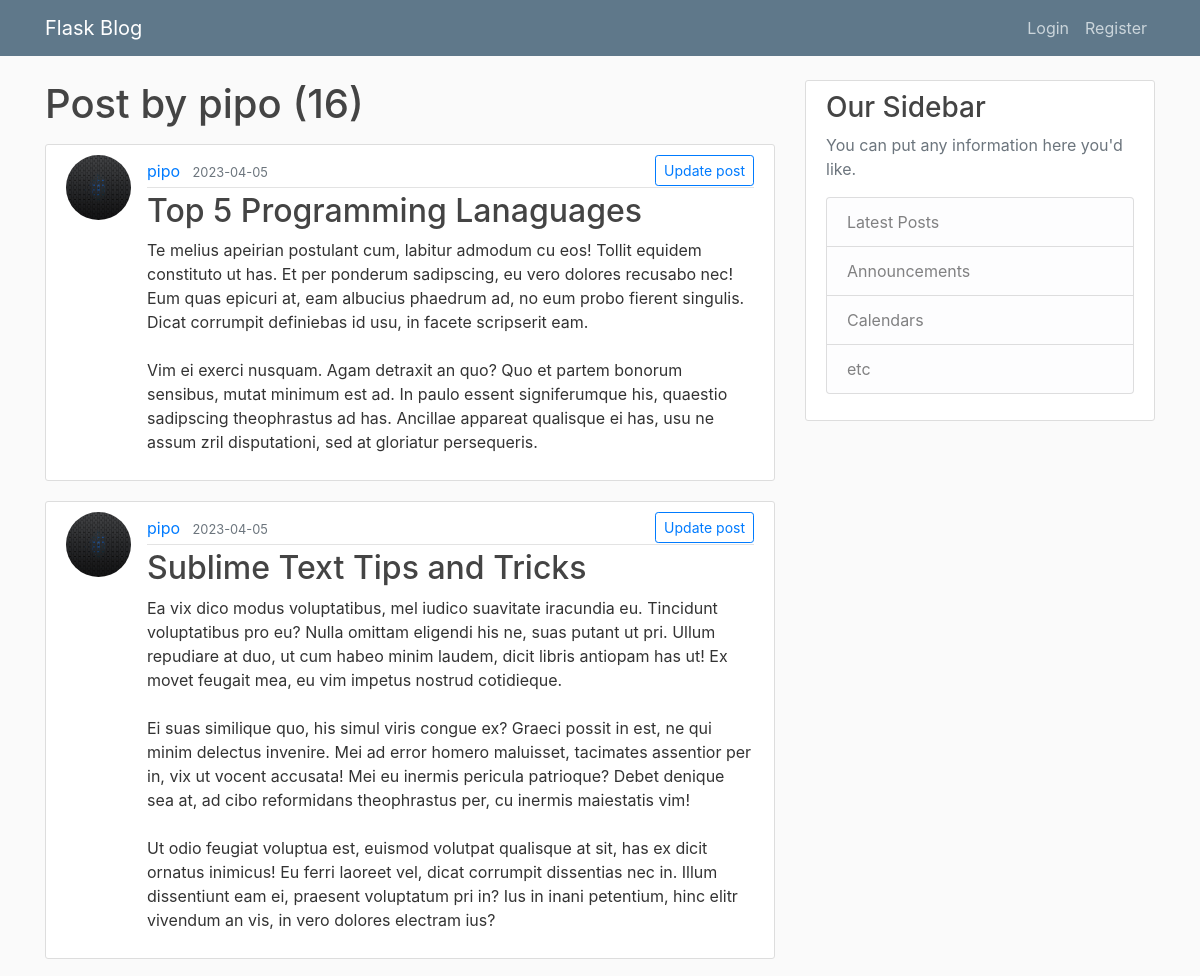
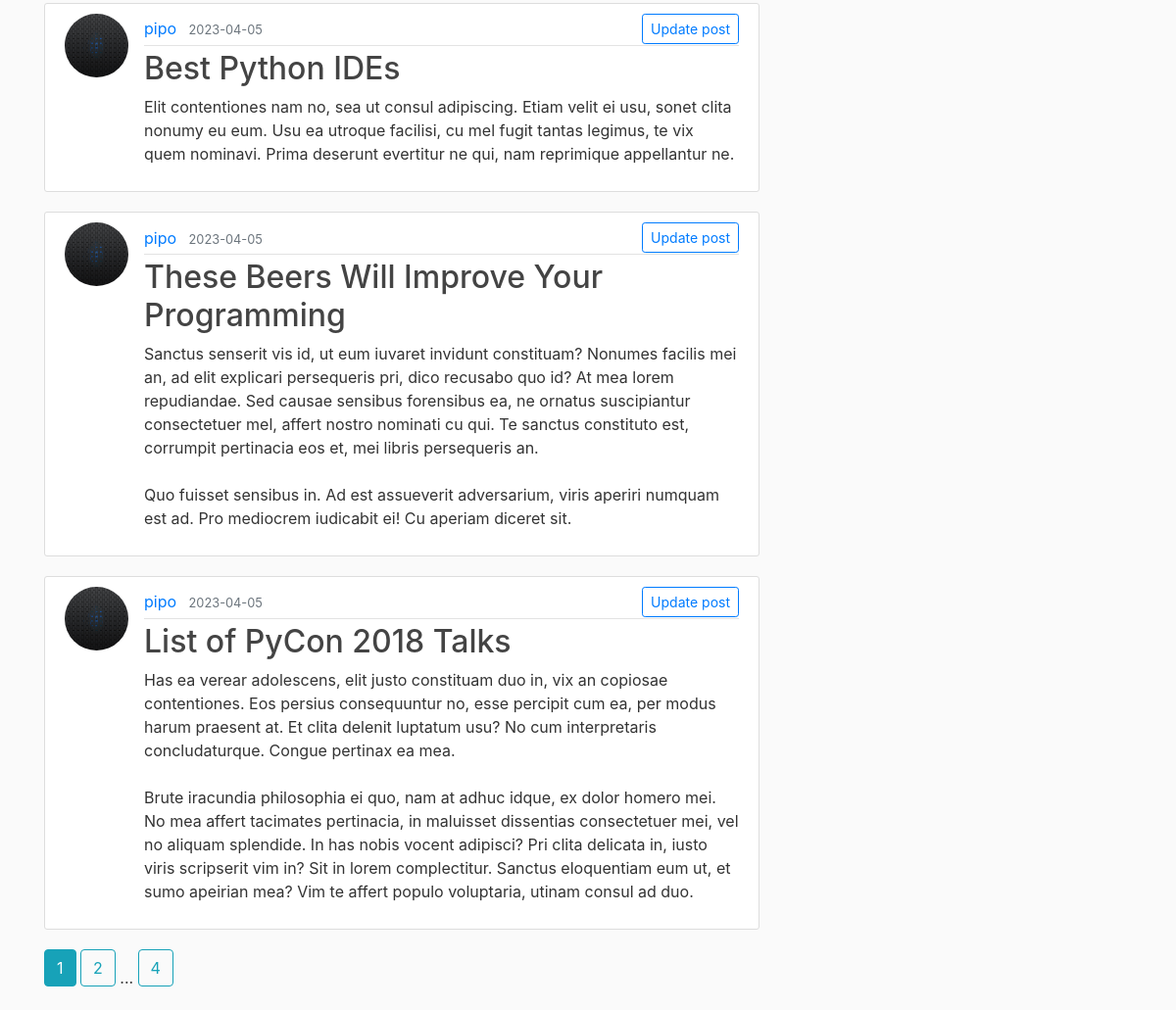
The page /user/pipo on the database its author committed (2 pictures, top to bottom).
### flaskblog/models.py (models this page shows, shortened)
class User(db.Model, UserMixin):
   id = db.Column(db.Integer, primary_key=True)
   username = db.Column(db.String(20), unique=True, nullable=False)
   email = db.Column(db.String(120), unique=True, nullable=False)
   password = db.Column(db.String(60), nullable=False)
   image_file = db.Column(
      db.String(120), nullable=False, default="default.jpg")
   posts = db.relationship('Post', backref="author", lazy=True)

class Post(db.Model):
   id = db.Column(db.Integer, primary_key=True)
   title = db.Column(db.String(100), nullable=False)
   date_posted = db.Column(db.DateTime,
                           nullable=False,
                           default=datetime.utcnow)
   content = db.Column(db.Text, nullable=False)
   user_id = db.Column(db.Integer, db.ForeignKey('user.id'), nullable=False)

### flaskblog/views.py (the view)
@views.route('/user/<string:username>')
def user_posts(username):
    page = request.args.get('page',1,type=int)
    user = User.query.filter_by(username=username).first_or_404()
    posts = Post.query.filter_by(author=user)\
                .order_by(Post.date_posted.desc())\
                .paginate(page=page,per_page=5)
    return render_template('user_post.html', posts=posts,user=user)

### flaskblog/templates/user_post.html
<!DOCTYPE html>
{% extends 'layout.html' %}
{% block content %}
<h1 class="mb-3">Post by {{user.username}} ({{ posts.total }})</h1>
{% for post in posts.items %}
<article class="media content-section">
	<img src="{{ url_for('static',filename='img/' + post.author.image_file) }}" class="rounded-circle article-img">
	<div class="media-body">
		<div class="article-metadata" style="display: flex;justify-content:space-between;align-items:center">
			<div>
				<a class="mr-2" href="{{ url_for('views.user_posts',username=post.author.username) }}">{{ post.author.username }}</a>
				<small class="text-muted">{{ post.date_posted.strftime('%Y-%m-%d') }}</small>
			</div>
			{% if post.author == user %}
				<div>
					<small><a href="{{ url_for('auth.update_post',post_id=post.id ) }}" role="button" class="btn btn-outline-primary btn-sm ">Update post</a></small>
				</div>
			{% endif %}
		</div>
		<h2><a class="article-title" href="{{ url_for('auth.post',post_id=post.id)}}">{{ post.title }}</a></h2>
		<p class="article-content">{{ post.content }}</p>
	</div>
</article>
{% endfor %}
{% for page_num in posts.iter_pages(left_edge=1,right_edge=1,left_current=1,right_current=2) %}
	{% if page_num %}
		{% if posts.page == page_num %}
			<a href="{{ url_for('views.user_posts',username=user.username, page=page_num) }}" class="btn btn-info mb-4">{{ page_num }}</a>
		{% else %}
		<a href="{{ url_for('views.user_posts',username=user.username, page=page_num) }}" class="btn btn-outline-info mb-4">{{ page_num }}</a>
		{% endif %}
	{% else %}
		...
	{% endif %}
{% endfor %}
{% endblock%}

### flaskblog/static/main.css (style rules this page uses)
body { background: #fafafa; color: #333333; margin-top: 5rem; }
h1, h2, h3, h4, h5, h6 { color: #444444; }
.content-section { background: #ffffff; padding: 10px 20px; border: 1px solid #dddddd; border-radius: 3px; margin-bottom: 20px; }
.article-title { color: #444444; }
.article-content { white-space: pre-line; }
.article-img { height: 65px; width: 65px; margin-right: 16px; }
.article-metadata { padding-bottom: 1px; margin-bottom: 4px; border-bottom: 1px solid #e3e3e3 }

### rows shown on the page
User: username "pipo"
Post: image_file (placeholder picture), author.username "pipo", date_posted "2023-04-05", title "Top 5 Programming Lanaguages", content "Te melius apeirian postulant cum, labitur admodum cu eos! Tollit equidem constituto ut has. Et per ponderum sadipscing, eu vero dolores recusabo nec! Eum quas epicuri at, eam albucius phaedrum ad, no eum probo fierent singulis. Dicat corrumpit definiebas id usu, in facete scripserit eam. Vim ei exerci nusquam. Agam detraxit an quo? Quo et partem bonorum sensibus, mutat minimum est ad. In paulo essent signiferumque his, quaestio sadipscing theophrastus ad has. Ancillae appareat qualisque ei has, usu ne assum zril disputationi, sed at gloriatur persequeris."
Post: image_file (placeholder picture), author.username "pipo", date_posted "2023-04-05", title "Sublime Text Tips and Tricks", content "Ea vix dico modus voluptatibus, mel iudico suavitate iracundia eu. Tincidunt voluptatibus pro eu? Nulla omittam eligendi his ne, suas putant ut pri. Ullum repudiare at duo, ut cum habeo minim laudem, dicit libris antiopam has ut! Ex movet feugait mea, eu vim impetus nostrud cotidieque. Ei suas similique quo, his simul viris congue ex? Graeci possit in est, ne qui minim delectus invenire. Mei ad error homero maluisset, tacimates assentior per in, vix ut vocent accusata! Mei eu inermis pericula patrioque? Debet denique sea at, ad cibo reformidans theophrastus per, cu inermis maiestatis vim! Ut odio feugiat voluptua est, euismod volutpat qualisque at sit, has ex dicit ornatus inimicus! Eu…"
Post: image_file (placeholder picture), author.username "pipo", date_posted "2023-04-05", title "Best Python IDEs", content "Elit contentiones nam no, sea ut consul adipiscing. Etiam velit ei usu, sonet clita nonumy eu eum. Usu ea utroque facilisi, cu mel fugit tantas legimus, te vix quem nominavi. Prima deserunt evertitur ne qui, nam reprimique appellantur ne."
Post: image_file (placeholder picture), author.username "pipo", date_posted "2023-04-05", title "These Beers Will Improve Your Programming", content "Sanctus senserit vis id, ut eum iuvaret invidunt constituam? Nonumes facilis mei an, ad elit explicari persequeris pri, dico recusabo quo id? At mea lorem repudiandae. Sed causae sensibus forensibus ea, ne ornatus suscipiantur consectetuer mel, affert nostro nominati cu qui. Te sanctus constituto est, corrumpit pertinacia eos et, mei libris persequeris an. Quo fuisset sensibus in. Ad est assueverit adversarium, viris aperiri numquam est ad. Pro mediocrem iudicabit ei! Cu aperiam diceret sit."
Post: image_file (placeholder picture), author.username "pipo", date_posted "2023-04-05", title "List of PyCon 2018 Talks", content "Has ea verear adolescens, elit justo constituam duo in, vix an copiosae contentiones. Eos persius consequuntur no, esse percipit cum ea, per modus harum praesent at. Et clita delenit luptatum usu? No cum interpretaris concludaturque. Congue pertinax ea mea. Brute iracundia philosophia ei quo, nam at adhuc idque, ex dolor homero mei. No mea affert tacimates pertinacia, in maluisset dissentias consectetuer mei, vel no aliquam splendide. In has nobis vocent adipisci? Pri clita delicata in, iusto viris scripserit vim in? Sit in lorem complectitur. Sanctus eloquentiam eum ut, et sumo apeirian mea? Vim te affert populo voluptaria, utinam consul ad duo."

### other values the page prints
{{ posts.total }} "16"
{{ page_num }} "1"
{{ page_num }} "2" "4"
